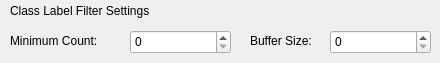
          <widget class="QWidget" name="page_43">
           <widget class="QLabel" name="label_96">
            <property name="geometry">
             <rect>
              <x>10</x>
              <y>30</y>
              <width>111</width>
              <height>21</height>
             </rect>
            </property>
            <property name="text">
             <string>Minimum Count:</string>
            </property>
           </widget>
           <widget class="QLabel" name="label_97">
            <property name="geometry">
             <rect>
              <x>10</x>
              <y>0</y>
              <width>171</width>
              <height>21</height>
             </rect>
            </property>
            <property name="text">
             <string>Class Label Filter Settings</string>
            </property>
           </widget>
           <widget class="QSpinBox" name="pipelineTool_classLabelFilterMinCountSpinBox_2">
            <property name="geometry">
             <rect>
              <x>130</x>
              <y>30</y>
              <width>101</width>
              <height>24</height>
             </rect>
            </property>
           </widget>
           <widget class="QLabel" name="label_98">
            <property name="geometry">
             <rect>
              <x>250</x>
              <y>30</y>
              <width>71</width>
              <height>21</height>
             </rect>
            </property>
            <property name="text">
             <string>Buffer Size:</string>
            </property>
           </widget>
           <widget class="QSpinBox" name="pipelineTool_classLabelFilterBufferSizeSpinBox_2">
            <property name="geometry">
             <rect>
              <x>330</x>
              <y>30</y>
              <width>101</width>
              <height>24</height>
             </rect>
            </property>
           </widget>
          </widget>
